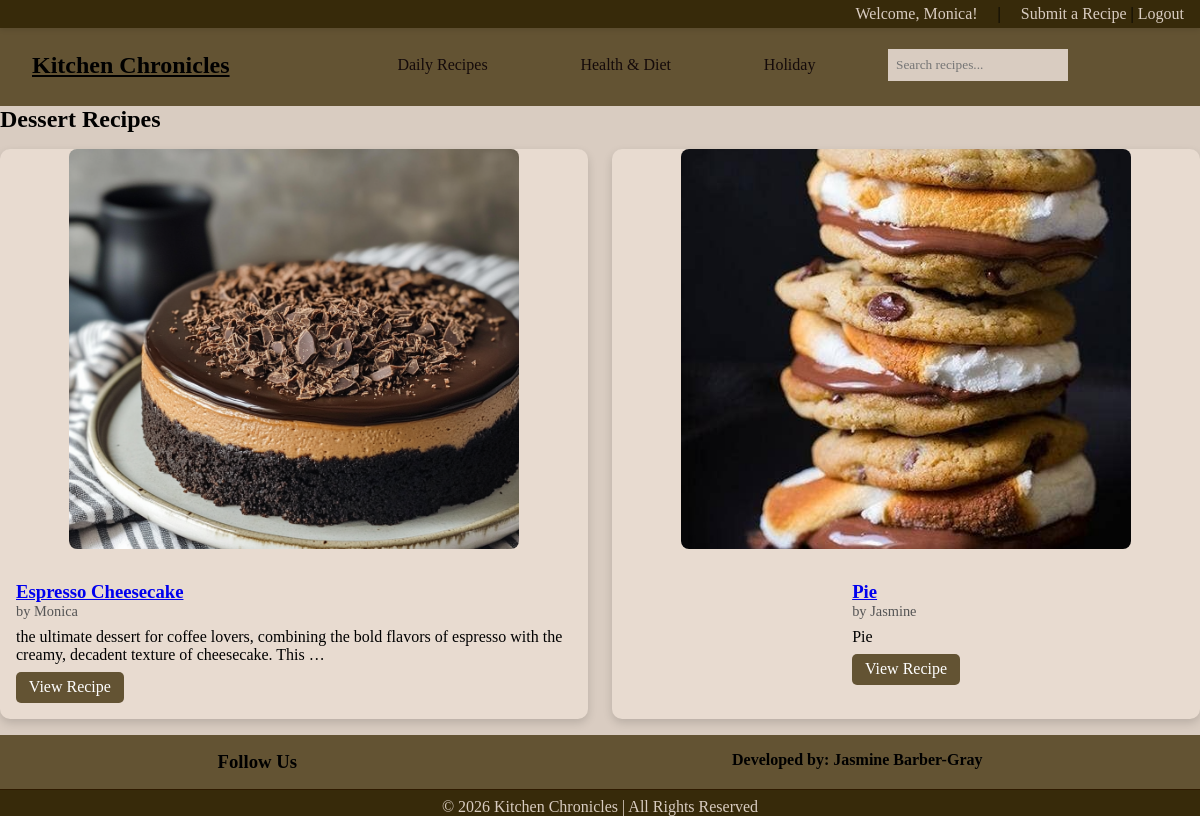
The page /category/Dessert/ (signed in) on the database its author committed.
### recipes/models.py (models this page shows, shortened)
class Recipe(models.Model):
    CATEGORY_CHOICES = [
        ('Breakfast', 'breakfast'),
        ('Lunch', 'lunch'),
        ('Dinner', 'dinner'),
        ('Dessert', 'dessert'),
        ('Keto', 'keto'),
        ('Vegan', 'vegan'),
        ('Valentine\'s Day', 'valentine\'s Day'),
        ('Easter', 'easter'),
        ('Halloween', 'halloween'),
        ('Thanksgiving', 'thanksgiving'),
        ('Christmas', 'christmas'),
        ('New Years', 'new years'),
    ]
    title = models.CharField(max_length=200)
    author = models.ForeignKey(User, on_delete=models.CASCADE)
    category = models.CharField(max_length=20, choices=CATEGORY_CHOICES)
    image = models.ImageField(upload_to='recipes/images', blank=True, null=True)
    description = models.TextField()
    ingredients = models.TextField()
    instructions = models.TextField()

### recipes/views.py (the view)
# urls.py: path('category/<str:category>/', views.category_recipes, name='category_recipes'),
def category_recipes(request, category):
    recipes = Recipe.objects.filter(category=category)
    return render(request, "recipes/category.html", {
        "recipes": recipes,
        "category": category
    })

### recipes/templates/recipes/category.html
{% extends 'base.html' %}
{% block content %}
<h2>{{ category }} Recipes</h2>
{% if recipes %}
<div class="recipe-grid">
    {% for recipe in recipes %}
    <div class="recipe-card">
        {% if recipe.image %}
            <img src="{{ recipe.image.url }}" alt="{{ recipe.title }}">
        {% else %}
            <p>No image available</p>
        {% endif %}
        <div class="recipe-content">
            <h3><a href="{% url 'recipe_detail' recipe.id %}">{{ recipe.title }}</a></h3>
            <p class="author">by {{ recipe.author.username }}</p>
            <p>{{ recipe.description|truncatewords:20 }}</p>
            <a href="{% url 'recipe_detail' recipe.id %}" class="view-btn">View Recipe</a>
        </div>
    </div>
    {% endfor %}
</div>
{% else %}
<p>No recipes found in this category.</p>
{% endif %}
{% endblock %}

### templates/base.html (shortened to what this page needs)
<!DOCTYPE html>
<html lang="en">
{% load static %}
<head>
    <link rel="stylesheet" type="text/css" href="{% static 'recipes/style.css' %}">
    <link rel="stylesheet" href="https://cdn-uicons.flaticon.com/uicons-brands/css/uicons-brands.css">
    <link rel="stylesheet" href="https://cdn-uicons.flaticon.com/uicons-regular-rounded/css/uicons-regular-rounded.css">
    <link rel="stylesheet" href="https://cdn-uicons.flaticon.com/uicons-solid-straight/css/uicons-solid-straight.css">
</head>
<body>
<div class="top-bar">
    {% if user.is_authenticated %}
        <span>Welcome, {{ user.username }}!</span> |
        <a href="{% url 'submit_recipe'%}">Submit a Recipe  </a> |
        <form action="{% url 'Logout' %}" method="post" style="display:inline;">
            <button class="logout">Logout</button>
        </form>
    {% else %}
    <a href="{% url 'Login' %}">Login</a> |
    <a href="{% url 'Signup' %}">Signup</a> |
    <a href="{% url 'Login' %}">Submit a Recipe  </a>
    {% endif %}
</div>
    <nav class="navbar">
        <a href="{% url 'Home' %}" class="logo">
             Kitchen Chronicles
        </a>
        <ul class="nav-links">
            <li class="dropdown">
                <button class="dropbtn">
                    <a href="#">Daily Recipes
                    </a>
                </button>
            </li>
            <li class="dropdown">
                <button class="dropbtn">
                    <a href="#">Health & Diet
                    </a>
                </button>
            </li>
            <li class="dropdown">
                <button class="dropbtn">
                    <a href="#">Holiday
                    </a>
                </button>
            </li>
        </ul>
        <div class="search-container">
            <form method="GET" action="{% url 'search_recipes' %}">
                <input type="text" name="q" placeholder="Search recipes...">
            </form>
        </div>
    </nav>
    {% block content %}{% endblock %}
    <footer class="footer">
        <div class="footer-container">
             <div class="footer-social">
                <h3>Follow Us</h3>
            </div>
             <div class="footer-dev">
                <h4>Developed by: Jasmine Barber-Gray</h4>
            </div>
        </div>
        <div class="footer-bottom">
            <p>© 2026 Kitchen Chronicles | All Rights Reserved</p>
        </div>
</footer>
</body>
</html>

### recipes/static/recipes/style.css (style rules this page uses)
* { margin: 0; padding: 0; box-sizing: border-box; font-family: Georgia, 'Times New Roman', Times, serif; }
body { background: #d9ccc1; color: #000000; margin: 0; padding: 0; overflow: auto; max-width: 100% }
.top-bar { width: 100%; background-color: #372a0a; text-align: right; padding: 0.3rem 1rem; font-size: 1rem; position: fixed; top: 0; left: 0; z-index: 1000; box-shadow: 0 2px 5px rgba(0,0,0,0.1); }
.top-bar span { color: #d9ccc1 !important; margin-right: 1rem; }
.top-bar a { text-decoration: none; color: #d9ccc1; margin-left: 1rem; }
.logout { background: none; border: none; color: #d9ccc1; cursor: pointer; font-size: 1rem; }
.logo { flex: 1; font-size: 1.5rem; font-weight: bold; display: flex; gap: 0.5rem; color: black; list-style: none; }
.navbar { margin-top: 1.5rem; display: flex; background-color: #635333; padding: 1rem 1.5rem; position: sticky; top: 1.5rem; justify-content: center; align-items: center; }
.nav-links { flex: 2; display: flex; justify-content:center; gap: 1rem; list-style: none; text-align: center; }
.nav-links li { margin-left: 0.8rem; position: relative; }
.nav-links li a { text-decoration: none; color: rgb(20, 10, 10); padding: 0.5rem 1rem; display: block; transition: background 0.3s, color 0.3s; }
.dropdown { position: relative; }
.dropbtn { background: none; border: none; outline: none; color: white; padding: 0.5rem 1rem; cursor: pointer; font: inherit; }
.search-container { flex: 1; display: flex; align-items: center; }
.search-container input { padding: 0.5rem; border: none; outline: none; background-color: #d9ccc1; }
.footer-container { display: flex; background-color: #635333; justify-content: space-around; flex-wrap: wrap; }
.footer-bottom { text-align: center; background-color: #372a0a; border-top: 1px solid #2f1a00; padding-top: 0.5rem; color: #d9ccc1; }
.footer-social { text-align: center; margin-top: 1rem; }
.footer-dev { text-align: center; margin-top: 1rem; }
.recipe-grid { display: grid; grid-template-columns: repeat(auto-fit, minmax(250px, 1fr)); gap: 1.5rem; padding: 1rem 0; }
.recipe-card { background-color: #e8dbd0; border-radius: 10px; overflow: hidden; box-shadow: 0 4px 10px rgba(0,0,0,0.15); transition: transform 0.2s, box-shadow 0.2s; display: flex; flex-direction: column; align-items: center; }
.recipe-card img { width: 100%; max-width: 450px; height: 400px; object-fit: cover; border-radius: 8px; display: block; margin: 0 auto 1rem; }
.recipe-content { padding: 1rem; }
.recipe-content .author { font-size: 0.9rem; color: #555; margin-bottom: 0.5rem; }
.view-btn { display: inline-block; margin-top: 0.5rem; padding: 0.4rem 0.8rem; background-color: #635333; color: white; text-decoration: none; border-radius: 5px; transition: background 0.2s; }

### rows shown on the page
Recipe: image (picture), title "Espresso Cheesecake", author.username "Monica", description "the ultimate dessert for coffee lovers, combining the bold flavors of espresso with the creamy, decadent texture of cheesecake. This …"
Recipe: image (picture), title "Pie", author.username "Jasmine", description "Pie"

### other values the page prints
{{ user.username }} "Monica"
{{ category }} "Dessert"
